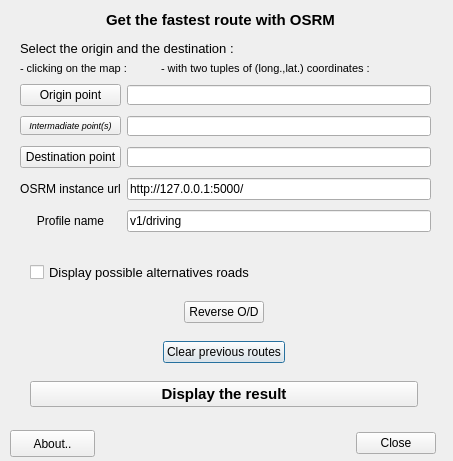
<?xml version="1.0" encoding="UTF-8"?>
<ui version="4.0">
 <class>OsrmRouteDialog</class>
 <widget class="QDialog" name="OsrmRouteDialog">
  <property name="geometry">
   <rect>
    <x>0</x>
    <y>0</y>
    <width>453</width>
    <height>461</height>
   </rect>
  </property>
  <property name="windowTitle">
   <string>OSRM</string>
  </property>
  <widget class="QLabel" name="label_subtitle">
   <property name="geometry">
    <rect>
     <x>80</x>
     <y>10</y>
     <width>281</width>
     <height>20</height>
    </rect>
   </property>
   <property name="maximumSize">
    <size>
     <width>16777215</width>
     <height>20</height>
    </size>
   </property>
   <property name="font">
    <font>
     <family>Arial</family>
     <pointsize>11</pointsize>
     <weight>75</weight>
     <bold>true</bold>
    </font>
   </property>
   <property name="toolTip">
    <string>&lt;html&gt;&lt;head/&gt;&lt;body&gt;&lt;p align=&quot;center&quot;&gt;&lt;br/&gt;&lt;/p&gt;&lt;/body&gt;&lt;/html&gt;</string>
   </property>
   <property name="text">
    <string>&lt;html&gt;&lt;head/&gt;&lt;body&gt;&lt;p align=&quot;center&quot;&gt;Get the fastest route with OSRM&lt;/p&gt;&lt;/body&gt;&lt;/html&gt;</string>
   </property>
  </widget>
  <widget class="QLabel" name="label_3">
   <property name="geometry">
    <rect>
     <x>20</x>
     <y>40</y>
     <width>251</width>
     <height>17</height>
    </rect>
   </property>
   <property name="font">
    <font>
     <family>Arial</family>
     <pointsize>10</pointsize>
    </font>
   </property>
   <property name="text">
    <string>Select the origin and the destination : </string>
   </property>
  </widget>
  <widget class="QWidget" name="layoutWidget">
   <property name="geometry">
    <rect>
     <x>30</x>
     <y>250</y>
     <width>388</width>
     <height>169</height>
    </rect>
   </property>
   <layout class="QGridLayout" name="gridLayout">
    <item row="4" column="0" alignment="Qt::AlignHCenter">
     <widget class="QPushButton" name="pushButtonClear">
      <property name="font">
       <font>
        <family>Arial</family>
       </font>
      </property>
      <property name="text">
       <string>Clear previous routes</string>
      </property>
     </widget>
    </item>
    <item row="6" column="0">
     <widget class="QPushButton" name="pushButtonTryIt">
      <property name="font">
       <font>
        <family>Arial</family>
        <pointsize>11</pointsize>
        <weight>75</weight>
        <bold>true</bold>
       </font>
      </property>
      <property name="text">
       <string>Display the result</string>
      </property>
     </widget>
    </item>
    <item row="1" column="0">
     <widget class="QCheckBox" name="checkBox_alternative">
      <property name="enabled">
       <bool>true</bool>
      </property>
      <property name="font">
       <font>
        <family>Arial</family>
        <pointsize>10</pointsize>
        <italic>false</italic>
       </font>
      </property>
      <property name="text">
       <string>Display possible alternatives roads</string>
      </property>
     </widget>
    </item>
    <item row="3" column="0" alignment="Qt::AlignHCenter">
     <widget class="QPushButton" name="pushButtonReverse">
      <property name="maximumSize">
       <size>
        <width>120</width>
        <height>16777215</height>
       </size>
      </property>
      <property name="font">
       <font>
        <family>Arial</family>
       </font>
      </property>
      <property name="text">
       <string>Reverse O/D</string>
      </property>
     </widget>
    </item>
   </layout>
  </widget>
  <widget class="QPushButton" name="pushButton_about">
   <property name="geometry">
    <rect>
     <x>10</x>
     <y>430</y>
     <width>85</width>
     <height>27</height>
    </rect>
   </property>
   <property name="text">
    <string>About..</string>
   </property>
  </widget>
  <widget class="QDialogButtonBox" name="close_button_box">
   <property name="geometry">
    <rect>
     <x>260</x>
     <y>430</y>
     <width>176</width>
     <height>27</height>
    </rect>
   </property>
   <property name="orientation">
    <enum>Qt::Horizontal</enum>
   </property>
   <property name="standardButtons">
    <set>QDialogButtonBox::Close</set>
   </property>
  </widget>
  <widget class="QLabel" name="label">
   <property name="geometry">
    <rect>
     <x>20</x>
     <y>60</y>
     <width>120</width>
     <height>16</height>
    </rect>
   </property>
   <property name="font">
    <font>
     <family>Arial</family>
     <pointsize>8</pointsize>
    </font>
   </property>
   <property name="text">
    <string>- clicking on the map :</string>
   </property>
  </widget>
  <widget class="QLabel" name="label_2">
   <property name="geometry">
    <rect>
     <x>161</x>
     <y>60</y>
     <width>234</width>
     <height>16</height>
    </rect>
   </property>
   <property name="font">
    <font>
     <family>Arial</family>
     <pointsize>8</pointsize>
    </font>
   </property>
   <property name="text">
    <string>- with two tuples of (long.,lat.) coordinates :</string>
   </property>
  </widget>
  <widget class="QWidget" name="layoutWidget">
   <property name="geometry">
    <rect>
     <x>20</x>
     <y>80</y>
     <width>411</width>
     <height>161</height>
    </rect>
   </property>
   <layout class="QGridLayout" name="gridLayout_2">
    <item row="0" column="0">
     <widget class="QPushButton" name="pushButtonOrigin">
      <property name="font">
       <font>
        <family>Arial</family>
        <pointsize>9</pointsize>
       </font>
      </property>
      <property name="text">
       <string>Origin point</string>
      </property>
     </widget>
    </item>
    <item row="0" column="2">
     <widget class="QLineEdit" name="lineEdit_xyO">
      <property name="maximumSize">
       <size>
        <width>16777215</width>
        <height>20</height>
       </size>
      </property>
      <property name="font">
       <font>
        <pointsize>8</pointsize>
       </font>
      </property>
     </widget>
    </item>
    <item row="2" column="0">
     <widget class="QPushButton" name="pushButtonDest">
      <property name="font">
       <font>
        <family>Arial</family>
        <pointsize>9</pointsize>
       </font>
      </property>
      <property name="text">
       <string>Destination point</string>
      </property>
     </widget>
    </item>
    <item row="2" column="2">
     <widget class="QLineEdit" name="lineEdit_xyD">
      <property name="maximumSize">
       <size>
        <width>16777215</width>
        <height>20</height>
       </size>
      </property>
      <property name="font">
       <font>
        <pointsize>8</pointsize>
       </font>
      </property>
     </widget>
    </item>
    <item row="3" column="0">
     <widget class="QLabel" name="labem_host">
      <property name="font">
       <font>
        <family>Arial</family>
        <pointsize>9</pointsize>
       </font>
      </property>
      <property name="text">
       <string>&lt;html&gt;&lt;head/&gt;&lt;body&gt;&lt;p align=&quot;center&quot;&gt;OSRM instance url&lt;/p&gt;&lt;/body&gt;&lt;/html&gt;</string>
      </property>
     </widget>
    </item>
    <item row="3" column="2">
     <widget class="QLineEdit" name="lineEdit_host">
      <property name="text">
       <string>http://127.0.0.1:5000/</string>
      </property>
     </widget>
    </item>
    <item row="1" column="0">
     <widget class="QPushButton" name="pushButtonIntermediate">
      <property name="font">
       <font>
        <pointsize>7</pointsize>
        <italic>true</italic>
       </font>
      </property>
      <property name="text">
       <string>Intermadiate point(s)</string>
      </property>
     </widget>
    </item>
    <item row="1" column="2">
     <widget class="QLineEdit" name="lineEdit_xyI">
      <property name="maximumSize">
       <size>
        <width>16777215</width>
        <height>20</height>
       </size>
      </property>
      <property name="font">
       <font>
        <pointsize>8</pointsize>
       </font>
      </property>
     </widget>
    </item>
    <item row="4" column="2">
     <widget class="QLineEdit" name="lineEdit_profileName">
      <property name="text">
       <string>v1/driving</string>
      </property>
     </widget>
    </item>
    <item row="4" column="0">
     <widget class="QLabel" name="labem_profile">
      <property name="font">
       <font>
        <family>Arial</family>
        <pointsize>9</pointsize>
       </font>
      </property>
      <property name="text">
       <string>&lt;html&gt;&lt;head/&gt;&lt;body&gt;&lt;p align=&quot;center&quot;&gt;Profile name&lt;/p&gt;&lt;/body&gt;&lt;/html&gt;</string>
      </property>
     </widget>
    </item>
   </layout>
  </widget>
  <zorder>label_2</zorder>
  <zorder>label</zorder>
  <zorder>pushButton_about</zorder>
  <zorder>close_button_box</zorder>
  <zorder>label_subtitle</zorder>
  <zorder>layoutWidget</zorder>
  <zorder>layoutWidget</zorder>
  <zorder>label_3</zorder>
 </widget>
 <resources/>
 <connections>
  <connection>
   <sender>close_button_box</sender>
   <signal>accepted()</signal>
   <receiver>OsrmRouteDialog</receiver>
   <slot>accept()</slot>
   <hints>
    <hint type="sourcelabel">
     <x>20</x>
     <y>20</y>
    </hint>
    <hint type="destinationlabel">
     <x>20</x>
     <y>20</y>
    </hint>
   </hints>
  </connection>
  <connection>
   <sender>close_button_box</sender>
   <signal>rejected()</signal>
   <receiver>OsrmRouteDialog</receiver>
   <slot>reject()</slot>
   <hints>
    <hint type="sourcelabel">
     <x>20</x>
     <y>20</y>
    </hint>
    <hint type="destinationlabel">
     <x>20</x>
     <y>20</y>
    </hint>
   </hints>
  </connection>
 </connections>
</ui>
